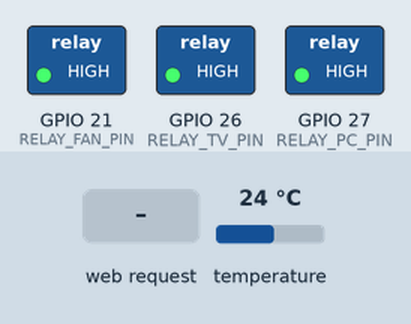
This sketch was run on a simulated ESP32. On the bench: switched loads named in the sketch (green lamp = pin HIGH). The test bench sets the inputs (shaded band); at power-on: temperature 24 °C. WiFi joins after 1.5 s; servers stay silent unless stated; EEPROM starts erased; what the sketch prints to the serial monitor is not drawn.

Above: at 2.7 s.
2.8 s: temperature set to 37.3 °C
5.9 s: temperature set to 38.3 °C
At 7.9 s:
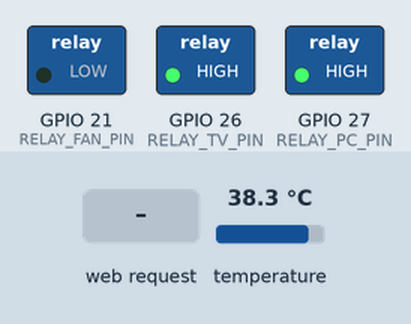
8.2 s: HTTP request GET /action?type=pc received
At 9.1 s:
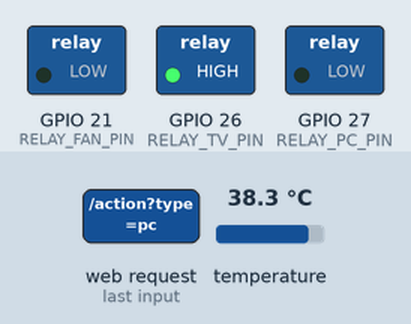
10.7 s: temperature set to 34.4 °C
12.2 s: temperature set to 33.5 °C
At 13.6 s:
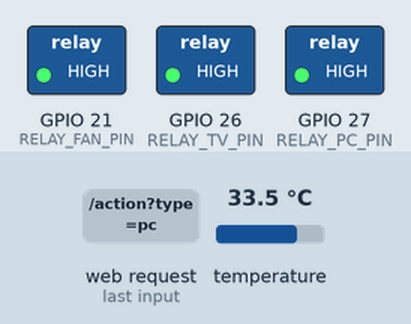
14.2 s: HTTP request GET /action?type=pc received
At 15.1 s:
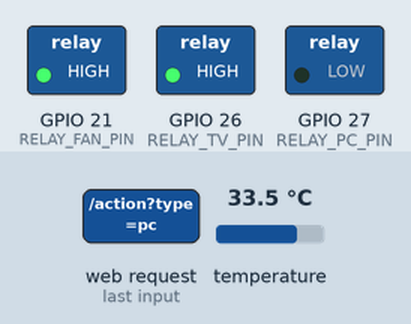
Timing chart, 0 to 17.2 s (numbered marks = the images above; inputs shaded):
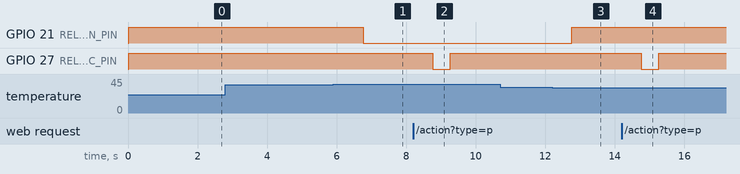

Measured:
- the behaviour switches between 37.9 and 38 °C on temperature (found by bisection; images 0 and 1)
- the behaviour switches between 34.1 and 34 °C on temperature (found by bisection; images 2 and 3)
- after the input at 2.8 s, every drawn part: stays the same
- after the input at 5.9 s, GPIO 21 (RELAY_FAN_PIN): HIGH → LOW after 0.86 s
- after the input at 8.2 s, GPIO 27 (RELAY_PC_PIN): HIGH → LOW after 0.57 s, → HIGH 0.50 s later
- after the input at 10.7 s, every drawn part: stays the same
- after the input at 12.2 s, GPIO 21 (RELAY_FAN_PIN): LOW → HIGH after 0.56 s
- after the input at 14.2 s, GPIO 27 (RELAY_PC_PIN): HIGH → LOW after 0.57 s, → HIGH 0.50 s later

The sketch:

experiement1.ino
```cpp
#include <WiFi.h>
#include <WebServer.h>
#include <ESPmDNS.h>
#include <Preferences.h>
#include <OneWire.h>
#include <DallasTemperature.h>

// ================= 1. إعدادات الشبكة والأطراف =================
const char* WIFI_SSID = "Hemed";     // اكتب اسم الواي فاي هنا
const char* WIFI_PASS = "12345678"; // اكتب باسورد الواي فاي هنا

#define TEMP_SENSOR_PIN 4    // حساس الحرارة DS18B20
#define RELAY_FAN_PIN   21   // ريليه المروحة
#define RELAY_TV_PIN    26   // ريليه الشاشة
#define RELAY_PC_PIN    27   // ريليه زر باور الكمبيوتر

#define RELAY_ON  LOW
#define RELAY_OFF HIGH

// ================= 2. متغيرات النظام والذاكرة =================
WebServer server(80);
Preferences prefs;
OneWire oneWire(TEMP_SENSOR_PIN);
DallasTemperature sensors(&oneWire);

enum FanMode { FAN_AUTO = 0, FAN_MANUAL_ON = 1, FAN_MANUAL_OFF = 2 };
FanMode currentFanMode = FAN_AUTO;

float tempHigh = 38.0; // درجة تشغيل المروحة
float tempLow  = 34.0; // درجة فصل المروحة
float currentTemp = 0.0;

bool fanState = false;
bool tvState  = false;
bool pcPulseActive = false;

unsigned long lastTempReadTime = 0;
unsigned long pcPulseStartTime = 0;

// ================= 3. كود واجهة الويب (HTML + CSS + JS) =================
const char index_html[] PROGMEM = R"rawliteral(
<!DOCTYPE html>
<html dir="rtl" lang="ar">
<head>
  <meta charset="UTF-8">
  <meta name="viewport" content="width=device-width, initial-scale=1.0">
  <title>لوحة التحكم الذكية</title>
  <style>
    :root { --bg: #0f172a; --card: #1e293b; --text: #f8fafc; --accent: #3b82f6; --green: #10b981; --red: #ef4444; }
    body { font-family: system-ui, sans-serif; background: var(--bg); color: var(--text); margin: 0; padding: 15px; text-align: center; }
    h1 { font-size: 1.4rem; margin-bottom: 15px; color: #94a3b8; }
    .grid { display: grid; grid-template-columns: repeat(auto-fit, minmax(280px, 1fr)); gap: 15px; max-width: 900px; margin: auto; }
    .card { background: var(--card); border-radius: 14px; padding: 18px; box-shadow: 0 4px 10px rgba(0,0,0,0.3); }
    .temp-box { font-size: 2.6rem; font-weight: bold; color: #38bdf8; margin: 10px 0; }
    .badge { display: inline-block; padding: 4px 12px; border-radius: 20px; font-size: 0.85rem; font-weight: bold; }
    .on { background: rgba(16,185,129,0.2); color: var(--green); }
    .off { background: rgba(239,68,68,0.2); color: var(--red); }
    .btn-group { display: flex; gap: 8px; margin-top: 12px; }
    button { flex: 1; padding: 12px; border: none; border-radius: 8px; font-size: 0.95rem; font-weight: bold; cursor: pointer; color: white; background: #334155; transition: 0.2s; }
    button:active { transform: scale(0.97); }
    button.active-mode { background: var(--accent); }
    button.btn-green { background: var(--green); }
    button.btn-red { background: var(--red); }
    button.btn-pc { background: #8b5cf6; width: 100%; margin-top: 12px; }
    .inputs { display: flex; gap: 10px; margin-top: 15px; align-items: center; justify-content: center; }
    input { width: 65px; padding: 8px; border-radius: 6px; border: 1px solid #475569; background: var(--bg); color: white; text-align: center; font-size: 1rem; }
  </style>
</head>
<body>
  <h1>لوحة التحكم الذكية بالنظام</h1>
  <div class="grid">
    <!-- كارت الحرارة والمروحة -->
    <div class="card">
      <h3>🌡️ درجة الحرارة والمروحة</h3>
      <div class="temp-box"><span id="temp">--</span> °C</div>
      <div>حالة المروحة: <span id="fanStatus" class="badge off">متوقفة</span></div>
      <div class="btn-group">
        <button id="btnAuto" onclick="sendCmd('fanMode', 0)">أوتوماتيك</button>
        <button id="btnOn" onclick="sendCmd('fanMode', 1)">تشغيل مستمر</button>
        <button id="btnOff" onclick="sendCmd('fanMode', 2)">إيقاف</button>
      </div>
      <hr style="border-color:#334155; margin:15px 0;">
      <div style="font-size:0.85rem; color:#94a3b8;">ضبط حرارة الأوتوماتيك (تشغيل / فصل)</div>
      <div class="inputs">
        <label>تشغيل:</label><input type="number" step="0.5" id="tHigh">
        <label>فصل:</label><input type="number" step="0.5" id="tLow">
        <button style="flex:0.6; padding:8px; background:var(--accent);" onclick="saveThresh()">حفظ</button>
      </div>
    </div>

    <!-- كارت الشاشة -->
    <div class="card">
      <h3>📺 التحكم في الشاشة</h3>
      <p style="color:#94a3b8; font-size:0.9rem;">قطع وتوصيل التيار المباشر للشاشة</p>
      <div style="margin: 20px 0;">الحالة الآن: <span id="tvStatus" class="badge off">مغلقة</span></div>
      <div class="btn-group">
        <button class="btn-green" onclick="sendCmd('tv', 1)">تشغيل الشاشة</button>
        <button class="btn-red" onclick="sendCmd('tv', 0)">فصل الشاشة</button>
      </div>
    </div>

    <!-- كارت الكمبيوتر -->
    <div class="card">
      <h3>💻 التحكم في الكمبيوتر (PC)</h3>
      <p style="color:#94a3b8; font-size:0.9rem;">يرسل نبضة (0.5 ثانية) لزر الباور لتشغيل الجهاز أو عمل Shutdown آمن</p>
      <button class="btn-pc" onclick="triggerPC()">⚡ ضغطة زر باور الكمبيوتر</button>
      <div id="pcMsg" style="margin-top:10px; font-size:0.85rem; color:#a78bfa; height:20px;"></div>
    </div>
  </div>

<script>
  let firstLoad = true;
  function fetchStatus() {
    fetch('/status').then(r => r.json()).then(data => {
      document.getElementById('temp').innerText = data.temp.toFixed(1);

      const fanBadge = document.getElementById('fanStatus');
      fanBadge.innerText = data.fanState ? 'تعمل الآن' : 'متوقفة';
      fanBadge.className = 'badge ' + (data.fanState ? 'on' : 'off');

      const tvBadge = document.getElementById('tvStatus');
      tvBadge.innerText = data.tvState ? 'تعمل الآن' : 'مغلقة';
      tvBadge.className = 'badge ' + (data.tvState ? 'on' : 'off');

      document.getElementById('btnAuto').className = (data.fanMode == 0) ? 'active-mode' : '';
      document.getElementById('btnOn').className   = (data.fanMode == 1) ? 'active-mode' : '';
      document.getElementById('btnOff').className  = (data.fanMode == 2) ? 'active-mode' : '';

      if(firstLoad) {
        document.getElementById('tHigh').value = data.tHigh;
        document.getElementById('tLow').value = data.tLow;
        firstLoad = false;
      }
    }).catch(e => console.log(e));
  }

  function sendCmd(type, val) {
    fetch(`/action?type=${type}&val=${val}`).then(() => fetchStatus());
  }

  function saveThresh() {
    const h = document.getElementById('tHigh').value;
    const l = document.getElementById('tLow').value;
    fetch(`/setTemp?high=${h}&low=${l}`).then(() => alert('تم حفظ درجات الحرارة بنجاح!'));
  }

  function triggerPC() {
    if(confirm('هل تريد إرسال ضغطة لزر باور الكمبيوتر؟')) {
      sendCmd('pc', 1);
      const msg = document.getElementById('pcMsg');
      msg.innerText = 'تم إرسال النبضة لزر الباور بنجاح ✓';
      setTimeout(() => msg.innerText = '', 3000);
    }
  }

  setInterval(fetchStatus, 1500);
  fetchStatus();
</script>
</body>
</html>
)rawliteral";

// ================= 4. دوال التحكم والـ الهاردوير =================
void setRelay(int pin, bool state) {
  digitalWrite(pin, state ? RELAY_ON : RELAY_OFF);
}

void updateFanHardware() {
  if (currentFanMode == FAN_MANUAL_ON) {
    fanState = true;
  } else if (currentFanMode == FAN_MANUAL_OFF) {
    fanState = false;
  } else if (currentFanMode == FAN_AUTO) {
    if (currentTemp >= tempHigh) fanState = true;
    else if (currentTemp <= tempLow) fanState = false;
  }
  setRelay(RELAY_FAN_PIN, fanState);
}

void handleSensorsAndTimers() {
  // 1. قراءة الحرارة كل ثانيتين
  if (millis() - lastTempReadTime >= 2000) {
    lastTempReadTime = millis();
    sensors.requestTemperatures();
    float t = sensors.getTempCByIndex(0);
    if (t != DEVICE_DISCONNECTED_C) {
      currentTemp = t;
    } else {
      currentTemp = -99.0; // علامة على فصل السلك
      if (currentFanMode == FAN_AUTO) fanState = false; // أمان: تشغيل المروحة لو السنسور فصل
    }
    updateFanHardware();
  }

  // 2. فصل نبضة زر باور الكمبيوتر بعد 500 ملي ثانية
  if (pcPulseActive && (millis() - pcPulseStartTime >= 500)) {
    setRelay(RELAY_PC_PIN, false);
    pcPulseActive = false;
  }
}

// ================= 5. مسارات السيرفر (Routes) =================
void setupServerRoutes() {
  // الصفحة الرئيسية
  server.on("/", HTTP_GET, []() {
    server.send_P(200, "text/html", index_html);
  });

  // إرسال البيانات بصيغة JSON للمتصفح
  server.on("/status", HTTP_GET, []() {
    String json = "{";
    json += "\"temp\":" + String(currentTemp) + ",";
    json += "\"fanMode\":" + String(currentFanMode) + ",";
    json += "\"fanState\":" + String(fanState ? "true" : "false") + ",";
    json += "\"tvState\":" + String(tvState ? "true" : "false") + ",";
    json += "\"tHigh\":" + String(tempHigh) + ",";
    json += "\"tLow\":" + String(tempLow);
    json += "}";
    server.send(200, "application/json", json);
  });

  // استقبال أوامر الأزرار
  server.on("/action", HTTP_GET, []() {
    String type = server.arg("type");
    int val = server.arg("val").toInt();

    if (type == "fanMode") {
      currentFanMode = (FanMode)val;
      prefs.putInt("fanMode", val); // حفظ الوضع في الذاكرة
      updateFanHardware();
    }
    else if (type == "tv") {
      tvState = (val == 1);
      setRelay(RELAY_TV_PIN, tvState);
    }
    else if (type == "pc" && !pcPulseActive) {
      setRelay(RELAY_PC_PIN, true);
      pcPulseStartTime = millis();
      pcPulseActive = true;
    }
    server.send(200, "text/plain", "OK");
  });

  // حفظ درجات الحرارة الجديدة في الذاكرة الدائمة
  server.on("/setTemp", HTTP_GET, []() {
    if (server.hasArg("high") && server.hasArg("low")) {
      tempHigh = server.arg("high").toFloat();
      tempLow  = server.arg("low").toFloat();
      prefs.putFloat("tHigh", tempHigh);
      prefs.putFloat("tLow", tempLow);
      updateFanHardware();
    }
    server.send(200, "text/plain", "Saved");
  });

  server.begin();
}

// ================= 6. الإعداد والتشغيل (Setup & Loop) =================
void setup() {
  Serial.begin(115200);
  sensors.begin();

  pinMode(RELAY_FAN_PIN, OUTPUT);
  pinMode(RELAY_TV_PIN,  OUTPUT);
  pinMode(RELAY_PC_PIN,  OUTPUT);

  // منع اللقط العشوائي للريليهات وقت التشغيل
  digitalWrite(RELAY_FAN_PIN, RELAY_OFF);
  digitalWrite(RELAY_TV_PIN,  RELAY_OFF);
  digitalWrite(RELAY_PC_PIN,  RELAY_OFF);

  // استرجاع الإعدادات المحفوظة من ذاكرة الفلاش
  prefs.begin("sys-ctrl", false);
  currentFanMode = (FanMode)prefs.getInt("fanMode", 0);
  tempHigh = prefs.getFloat("tHigh", 38.0);
  tempLow  = prefs.getFloat("tLow", 34.0);

  // الاتصال بالواي فاي
  WiFi.mode(WIFI_STA);
  WiFi.begin(WIFI_SSID, WIFI_PASS);
  Serial.print("Connecting to Wi-Fi");
  while (WiFi.status() != WL_CONNECTED) {
    delay(500);
    Serial.print(".");
  }
  Serial.println("\nConnected! IP Address: " + WiFi.localIP().toString());

  // تفعيل اسم النطاق المحلي http://control.local
  if (MDNS.begin("control")) {
    Serial.println("mDNS responder started: http://control.local");
  }

  setupServerRoutes();
}

void loop() {
  server.handleClient();
  handleSensorsAndTimers();
}
```
